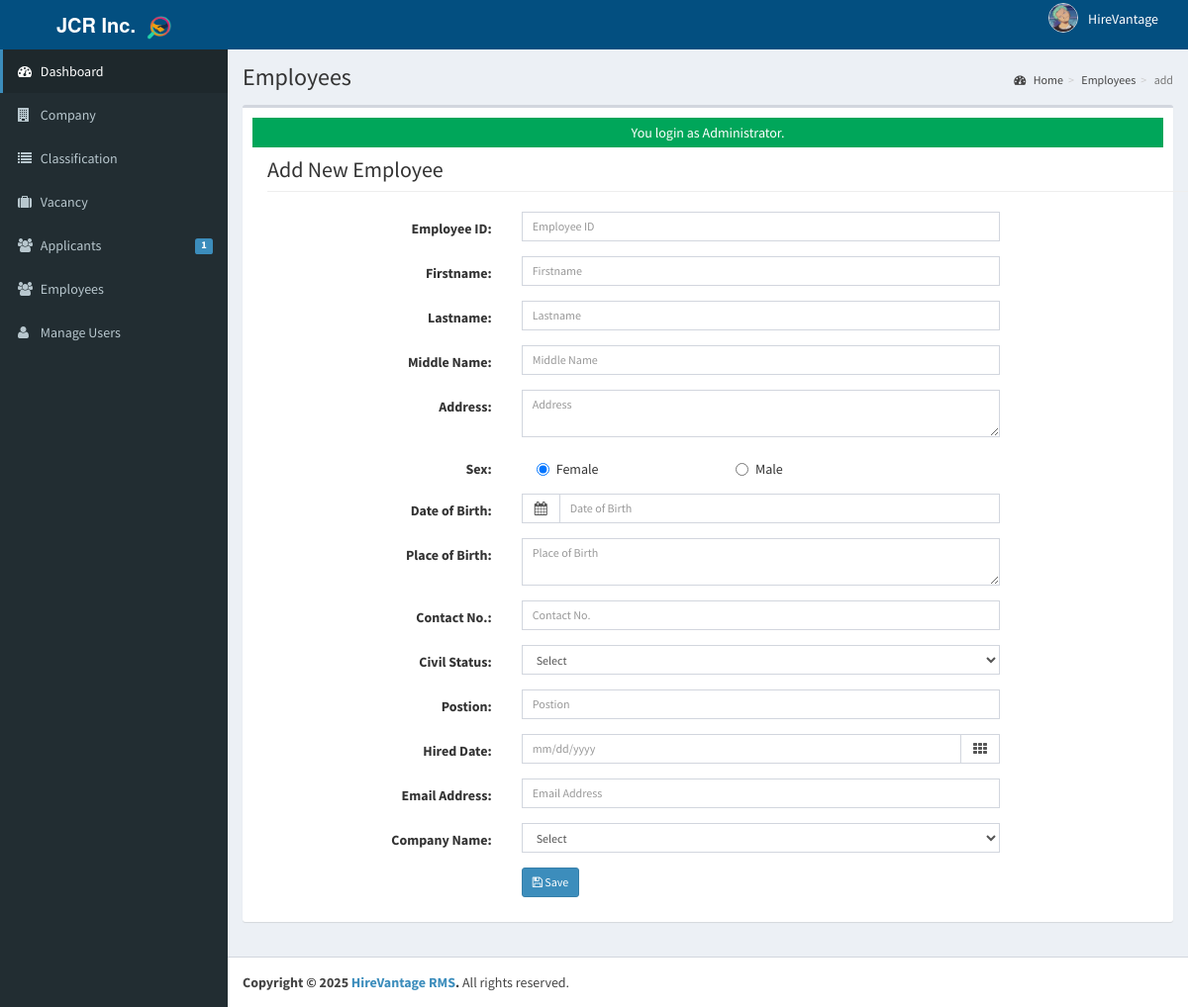
The page /admin/employee/index.php?view=add (signed in) on the database its author committed.
### tables this page shows
CREATE TABLE `tblusers` (
  `USERID` varchar(30) NOT NULL,
  `FULLNAME` varchar(40) NOT NULL,
  `USERNAME` varchar(90) NOT NULL,
  `PASS` varchar(90) NOT NULL,
  `ROLE` varchar(30) NOT NULL,
  `PICLOCATION` varchar(255) NOT NULL
);

### admin/employee/add.php (the view, shortened to what the rows shown need)
<section id="feature" class="transparent-bg">
       <div class="container">
          <div class="center wow fadeInDown">
                <h2 class="page-header">Add New Employee</h2>
           </div>
       </div>
   </section>

### admin/theme/admin.php (shortened to what the rows shown need)
<!DOCTYPE html>
<html>
    <head>
        <link rel="stylesheet" href="<?php echo web_root;?>bootstrap/css/bootstrap.min.css">
        <link rel="stylesheet" href="<?php echo web_root;?>plugins/font-awesome/css/font-awesome.min.css">
        <link rel="stylesheet" href="<?php echo web_root;?>dist/css/AdminLTE.min.css">
        <link rel="stylesheet" href="<?php echo web_root;?>dist/css/skins/_all-skins.min.css">
        <link rel="stylesheet" href="<?php echo web_root;?>plugins/iCheck/flat/blue.css">
        <link rel="stylesheet" href="<?php echo web_root;?>plugins/morris/morris.css">
        <link rel="stylesheet" href="<?php echo web_root;?>plugins/jvectormap/jquery-jvectormap-1.2.2.css">
        <link href="<?php echo web_root; ?>plugins/datepicker/bootstrap-datetimepicker.min.css" rel="stylesheet" media="screen">
        <link rel="stylesheet" href="<?php echo web_root;?>plugins/dataTables/jquery.dataTables.min.css">
        <link rel="stylesheet" href="<?php echo web_root;?>plugins/bootstrap-wysihtml5/bootstrap3-wysihtml5.min.css">
    </head>
 <body class="hold-transition skin-blue fixed sidebar-mini">
<div class="wrapper">
  <header class="main-header">
    <nav class="navbar navbar-static-top" role="navigation" style="background-color:#034f80;">
      <div class="navbar-custom-menu">
    <ul class="nav navbar-nav">
        <?php
            $user = New User();
            $singleuser = $user->single_user($_SESSION['ADMIN_USERID']);
            if ($singleuser && isset($singleuser->PICLOCATION) && isset($singleuser->FULLNAME)) {
        ?>
        <li class="dropdown user user-menu" style="padding-right: 20px;">
            <a href="#" class="dropdown-toggle" data-toggle="dropdown" style="display: flex; align-items: center; padding: 5px 10px; border-radius: 5px; transition: background-color 0.3s ease;">
                <img src="<?php echo web_root.'admin/user/'. $singleuser->PICLOCATION;?>" class="user-image" alt="User Image" style="margin-right: 10px; border-radius: 50%; width: 30px; height: 30px; object-fit: cover; border: 1px solid #ddd;">
                <span class="hidden-xs" style="font-weight: 500; "><?php echo $singleuser->FULLNAME; ?></span>
            </a>
        </li>
        <?php
            }
        ?>
    </ul>
</div>
    </nav>
  </header>
  <div class="content-wrapper">
  <section class="content-header">
      <h1>
        <?php echo isset($title) ? $title : ''; ?>
      </h1>
    </section>
         <section class="content">
          <div class="row">
            <div class="col-xs-12">
              <div class="box">
                <div class="box-body">
              <?php
               require_once $content;
               ?>
             </div>
             </div>
           </div>
         </div>
         </section>
 </div>
    </body>
</html>

### rows shown on the page
tblusers: PICLOCATION (picture), FULLNAME "HireVantage"

### other values the page prints
$pending->APPL "1"
$title "Employees"
$_GET['view'] "add"
$_SESSION['message'] "You login as Administrator."
